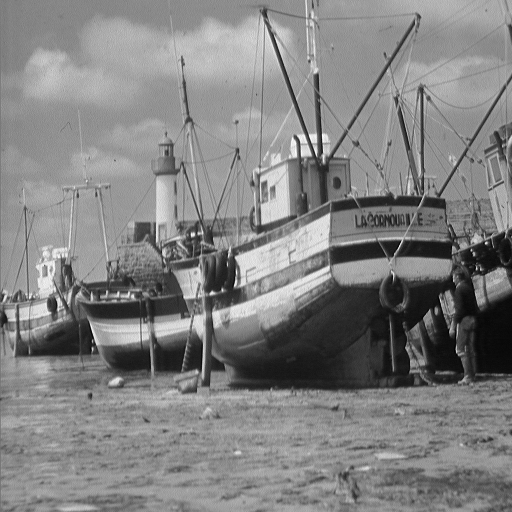
#> input picture boat.png, 512 x 512 px
$ python image_from_numpy2.py
#> lines starting #> are read from the running program, lines starting #| are printed output that depends on the picture; after the words box and inside, x2 and y2 are one past the last pixel; in counts of white or black regions, pixels touching at a corner belong together
# -*- coding: utf-8 -*-
"""
Created on Thu Feb  7 15:12:45 2019

@author: Anuj Kumar
"""
#using opencv to apply border of 15 px to the image.
import numpy as np
import cv2
image=cv2.imread('boat.png')
#> image is the input picture: shape (512, 512, 3); min 0, max 255, mean 129.7
print(image.shape)
#| (512, 512, 3)
s=image.shape
#> s = (512, 512, 3)
#assuming the image is square
for i in range(0,s[0]):
    #adding a border of 15 px
    for j in range (0,15):
        image[i,j]=[0,0,0]
        image[j,i]=[0,0,0]
        image[i,j+(s[0]-15)]=[0,0,0]
        image[j+(s[0]-15),i]=[0,0,0]
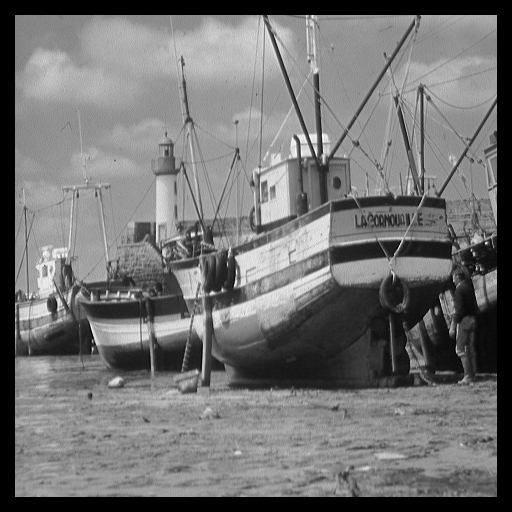
#> image: shape (512, 512, 3); 11.38% of pixels changed, all inside (x1, y1, x2, y2) = (0, 0, 512, 512)
image=cv2.imwrite('edited_boat.png',image);
print("Done")

$ run again, with mountain.bmp saved as boat.png
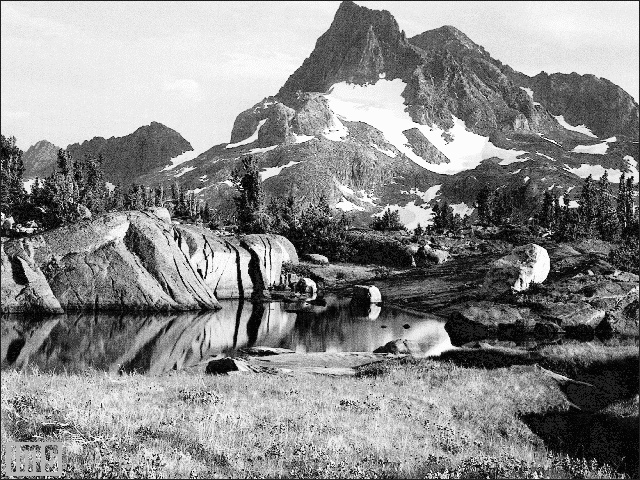
#> input picture mountain.bmp, 640 x 480 px
#> image is the input picture: shape (480, 640, 3); min 4, max 252, mean 138.9
#| (480, 640, 3)
#> after the loop `for i in range(0,s[0]):`:
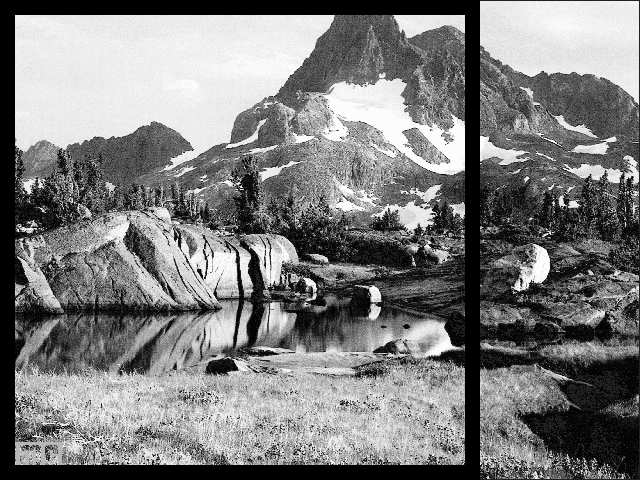
#> image: shape (480, 640, 3); 9.08% of pixels changed, all inside (x1, y1, x2, y2) = (0, 0, 480, 480)
